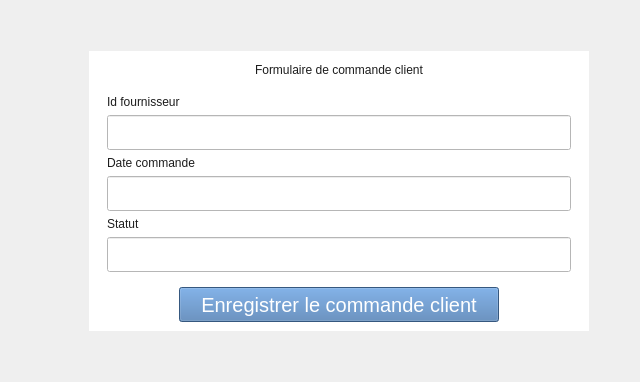
             <widget class="QWidget" name="tab_formulaire_client">
              <attribute name="title">
               <string>Commande Client</string>
              </attribute>
              <layout class="QHBoxLayout" name="horizontalLayout_17">
               <item>
                <layout class="QVBoxLayout" name="verticalLayout_28">
                 <item>
                  <spacer name="verticalSpacer_28">
                   <property name="orientation">
                    <enum>Qt::Vertical</enum>
                   </property>
                   <property name="sizeHint" stdset="0">
                    <size>
                     <width>20</width>
                     <height>40</height>
                    </size>
                   </property>
                  </spacer>
                 </item>
                 <item>
                  <layout class="QHBoxLayout" name="horizontalLayout_71">
                   <item>
                    <spacer name="horizontalSpacer_57">
                     <property name="orientation">
                      <enum>Qt::Horizontal</enum>
                     </property>
                     <property name="sizeHint" stdset="0">
                      <size>
                       <width>78</width>
                       <height>20</height>
                      </size>
                     </property>
                    </spacer>
                   </item>
                   <item>
                    <widget class="QWidget" name="widget_33" native="true">
                     <property name="minimumSize">
                      <size>
                       <width>500</width>
                       <height>0</height>
                      </size>
                     </property>
                     <property name="maximumSize">
                      <size>
                       <width>500</width>
                       <height>16777215</height>
                      </size>
                     </property>
                     <property name="styleSheet">
                      <string notr="true">background: #fff;
color: #1c1c1c;</string>
                     </property>
                     <layout class="QVBoxLayout" name="verticalLayout_29">
                      <item>
                       <layout class="QHBoxLayout" name="horizontalLayout_72">
                        <item>
                         <spacer name="horizontalSpacer_58">
                          <property name="orientation">
                           <enum>Qt::Horizontal</enum>
                          </property>
                          <property name="sizeHint" stdset="0">
                           <size>
                            <width>40</width>
                            <height>20</height>
                           </size>
                          </property>
                         </spacer>
                        </item>
                        <item>
                         <widget class="QLabel" name="label_63">
                          <property name="text">
                           <string>Formulaire de commande client</string>
                          </property>
                         </widget>
                        </item>
                        <item>
                         <spacer name="horizontalSpacer_59">
                          <property name="orientation">
                           <enum>Qt::Horizontal</enum>
                          </property>
                          <property name="sizeHint" stdset="0">
                           <size>
                            <width>40</width>
                            <height>20</height>
                           </size>
                          </property>
                         </spacer>
                        </item>
                       </layout>
                      </item>
                      <item>
                       <layout class="QHBoxLayout" name="horizontalLayout_73">
                        <item>
                         <widget class="QWidget" name="widget_34" native="true">
                          <layout class="QGridLayout" name="gridLayout_15">
                           <item row="5" column="0">
                            <widget class="QLineEdit" name="lineEdit_43">
                             <property name="minimumSize">
                              <size>
                               <width>0</width>
                               <height>35</height>
                              </size>
                             </property>
                             <property name="maximumSize">
                              <size>
                               <width>16777215</width>
                               <height>35</height>
                              </size>
                             </property>
                            </widget>
                           </item>
                           <item row="3" column="0">
                            <widget class="QLineEdit" name="lineEdit_44">
                             <property name="minimumSize">
                              <size>
                               <width>0</width>
                               <height>35</height>
                              </size>
                             </property>
                             <property name="maximumSize">
                              <size>
                               <width>16777215</width>
                               <height>35</height>
                              </size>
                             </property>
                            </widget>
                           </item>
                           <item row="2" column="0">
                            <widget class="QLabel" name="label_64">
                             <property name="text">
                              <string>Date commande</string>
                             </property>
                            </widget>
                           </item>
                           <item row="1" column="0">
                            <widget class="QLineEdit" name="lineEdit_45">
                             <property name="minimumSize">
                              <size>
                               <width>0</width>
                               <height>35</height>
                              </size>
                             </property>
                             <property name="maximumSize">
                              <size>
                               <width>16777215</width>
                               <height>35</height>
                              </size>
                             </property>
                            </widget>
                           </item>
                           <item row="0" column="0">
                            <widget class="QLabel" name="label_65">
                             <property name="text">
                              <string>Id fournisseur</string>
                             </property>
                            </widget>
                           </item>
                           <item row="4" column="0">
                            <widget class="QLabel" name="label_66">
                             <property name="text">
                              <string>Statut</string>
                             </property>
                            </widget>
                           </item>
                          </layout>
                         </widget>
                        </item>
                       </layout>
                      </item>
                      <item>
                       <layout class="QHBoxLayout" name="horizontalLayout_74">
                        <item>
                         <widget class="QPushButton" name="save_produit_btn_8">
                          <property name="minimumSize">
                           <size>
                            <width>320</width>
                            <height>35</height>
                           </size>
                          </property>
                          <property name="maximumSize">
                           <size>
                            <width>320</width>
                            <height>35</height>
                           </size>
                          </property>
                          <property name="styleSheet">
                           <string notr="true">background: #4b7bb2;
color: #fff;
font-size: 20px;
padding: 0;</string>
                          </property>
                          <property name="text">
                           <string>Enregistrer le commande client</string>
                          </property>
                         </widget>
                        </item>
                       </layout>
                      </item>
                     </layout>
                    </widget>
                   </item>
                   <item>
                    <spacer name="horizontalSpacer_60">
                     <property name="orientation">
                      <enum>Qt::Horizontal</enum>
                     </property>
                     <property name="sizeHint" stdset="0">
                      <size>
                       <width>40</width>
                       <height>20</height>
                      </size>
                     </property>
                    </spacer>
                   </item>
                  </layout>
                 </item>
                 <item>
                  <spacer name="verticalSpacer_29">
                   <property name="orientation">
                    <enum>Qt::Vertical</enum>
                   </property>
                   <property name="sizeHint" stdset="0">
                    <size>
                     <width>20</width>
                     <height>40</height>
                    </size>
                   </property>
                  </spacer>
                 </item>
                </layout>
               </item>
              </layout>
             </widget>
